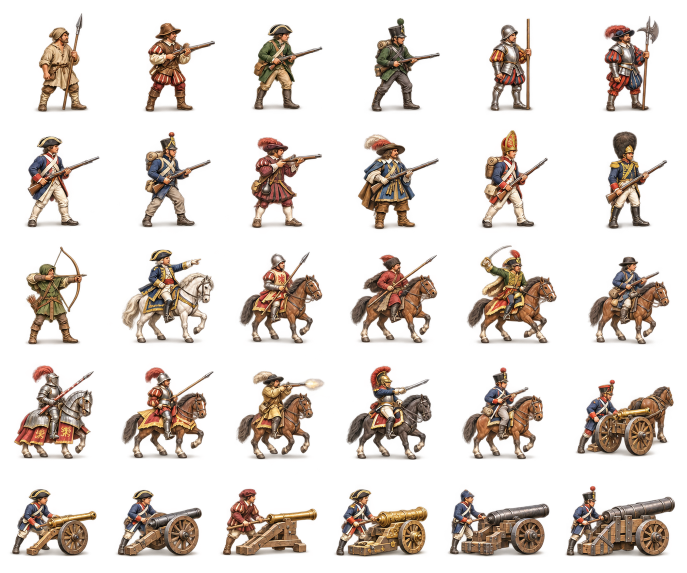
#> input picture game/assets/royal-regiments.png, 1374 x 1145 px, found by its file name (shown at 1/2 size)
$ python measure-regiment-atlas.py
#> lines starting #> are read from the running program, lines starting #| are printed output that depends on the picture
"""Analyse alpha bounds only; never edits the generated bitmap."""
from PIL import Image
import json
from pathlib import Path
im = Image.open('game/assets/royal-regiments.png')
#> im is the input picture: PIL image 1374x1145 RGBA; mean R, G, B, A 48.4, 34.3, 27.1, 63.5
alpha = im.getchannel('A')
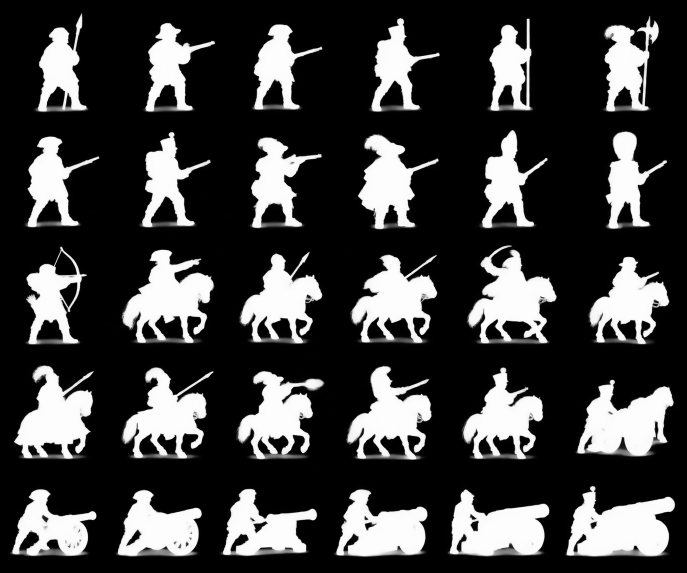
#> alpha: PIL image 1374x1145 L (shown at 1/2 size); min 0, max 255, mean 63.5
rects = []
for lo, hi in [(0,240),(240,474),(474,710),(710,943),(943,1145)]:
    runs=[];start=None
    for x in range(im.width+1):
#> (the run stopped early here; a loop or call above may not have finished)

$ run again, with game/assets/atlas.png copied over game/assets/royal-regiments.png
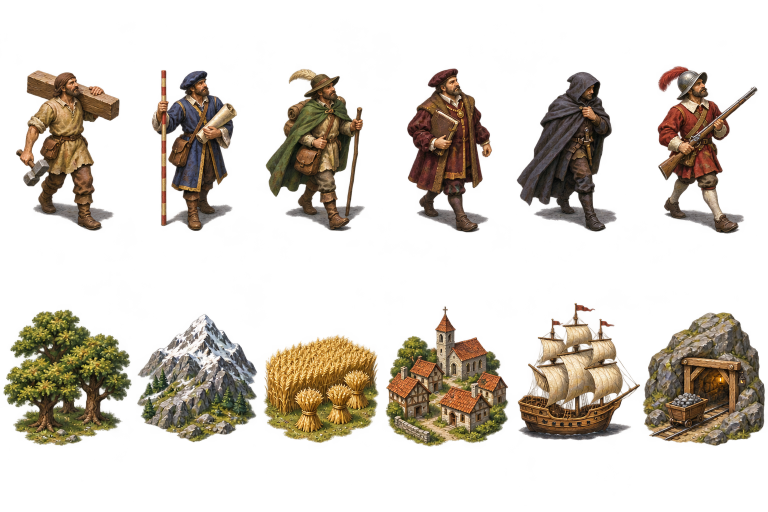
#> input picture game/assets/atlas.png, 1536 x 1024 px, found by its file name (shown at 1/2 size)
#> im is the input picture: PIL image 1536x1024 RGBA; mean R, G, B, A 83, 67.7, 47.6, 72.7
#> `alpha = im.getchannel('A')`:
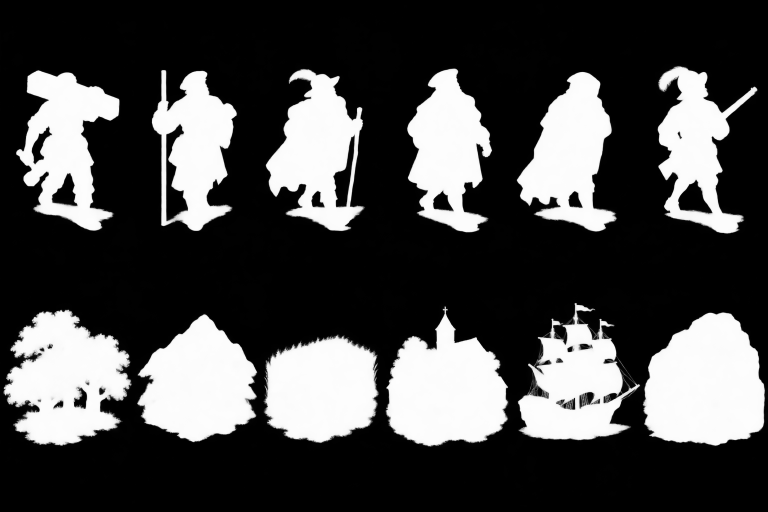
#> alpha: PIL image 1536x1024 L (shown at 1/2 size); min 0, max 254, mean 72.7

$ run again, with game/assets/development.png copied over game/assets/royal-regiments.png
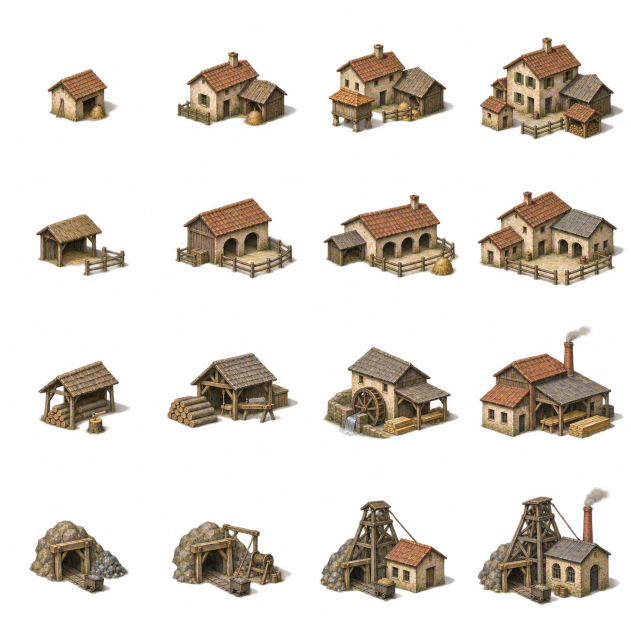
#> input picture game/assets/development.png, 1261 x 1247 px, found by its file name (shown at 1/2 size)
#> im is the input picture: PIL image 1261x1247 RGBA; mean R, G, B, A 42.6, 31.7, 24, 62.5
#> `alpha = im.getchannel('A')`:
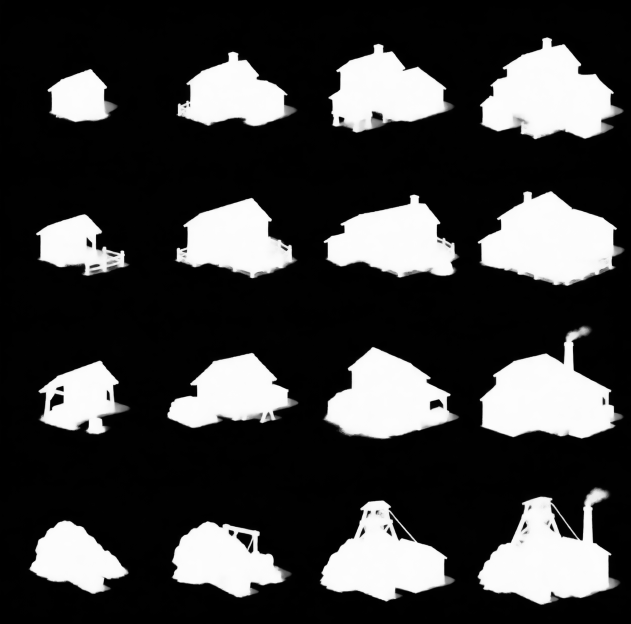
#> alpha: PIL image 1261x1247 L (shown at 1/2 size); min 0, max 255, mean 62.5
